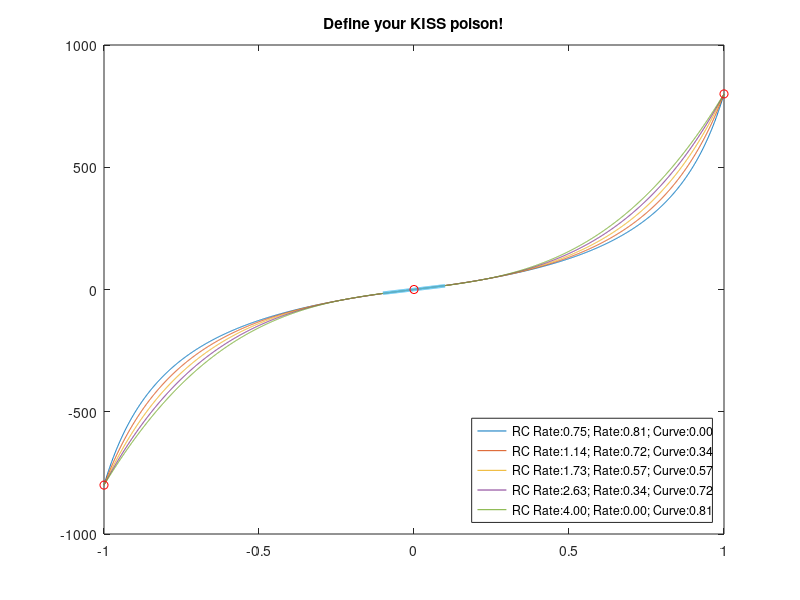
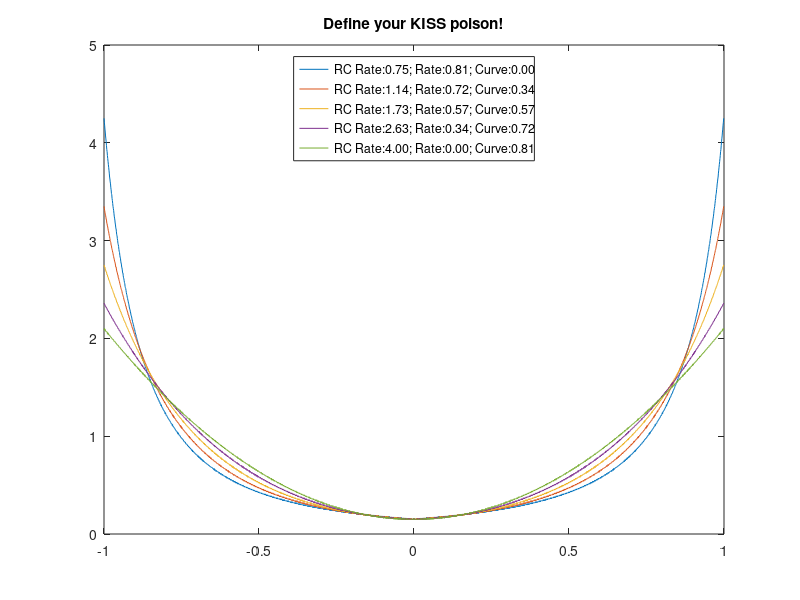

Write the MATLAB code that produced these figures, in order.
clear all, close all, clc

% KISS FC ripped from "http://ultraesc.de/KISSFC/rates.html" under inspect "head-script"
poly_rc = @(x, r, pr) (x.^3.*pr + x - pr.*x).*(r/10);
expo_rc = @(x, ar) 1./(1 - abs(x).*ar);
f = @(x, r, ar, pr) round(2000 * expo_rc(x, ar) .* poly_rc(x, r, pr)*100)/100;

NC = 5;                    % Number of curves
ENDPT = 800;               % Define end points "full-stick"         
CENTERSLOPE = 150;         % Define "center-stick" sensitivity
NX = 2000;                 % Number of steps 

HIPT = ENDPT / 200         % 1-200*rr/ENDPT > 0    ==>   rr <= ENDPT /200
LOPT = CENTERSLOPE / 200   % 1-SLOPE/(200*rr) > 0  ==>   SLOPE/200 <= rr

xx = linspace(-1, 1, NX);                    % (1xNX) Create RC Input variable x
rr = logspace(log10(LOPT), log10(HIPT), NC); % (1xNR) RC Rate   (Increase linear slop of curve
ar = 1 - 200*rr / ENDPT;                     % (1xNR) Condition maintains the same max rotation rate
pr = 1 - CENTERSLOPE ./(200*rr);                % (1xNP) Expo Rate (Adds in a geometric expo, flattens mid region but increases the slop on the ends)

XX(1:NX,    1) = xx;    XX = repmat(XX, 1, NC);
PR(   1, 1:NC) = pr;    PR = repmat(PR, NX, 1);
RR(   1, 1:NC) = rr;    RR = repmat(RR, NX, 1);
AR(   1, 1:NC) = ar;    AR = repmat(AR, NX, 1);

yuso = f(XX, RR, AR, PR);

figure(1);
plot(XX(:,:), yuso(:,:)); hold;
title('Define your KISS poison!');

xn = linspace(-0.1, 0.1);
yn = CENTERSLOPE*xn;
plot(xn, yn, 'LineWidth', 2.5);
plot([-1;1;0], [-ENDPT;+ENDPT;0], 'ro')

lgd = {};
for i = 1:NC,  lgd{i} = sprintf('RC Rate:%3.2f; Rate:%3.2f; Curve:%3.2f', rr(i), ar(i), pr(i));  end 
legend(lgd, 'Location', 'SouthEast');


yusoDiff = diff(yuso, 1);

figure(2);
plot(XX(1:end-1,:), yusoDiff(:,:)); hold;       title('Define your KISS poison!');
lgd = {};
for i = 1:NC,  lgd{i} = sprintf('RC Rate:%3.2f; Rate:%3.2f; Curve:%3.2f', rr(i), ar(i), pr(i));  end 
legend(lgd, 'Location', 'North');